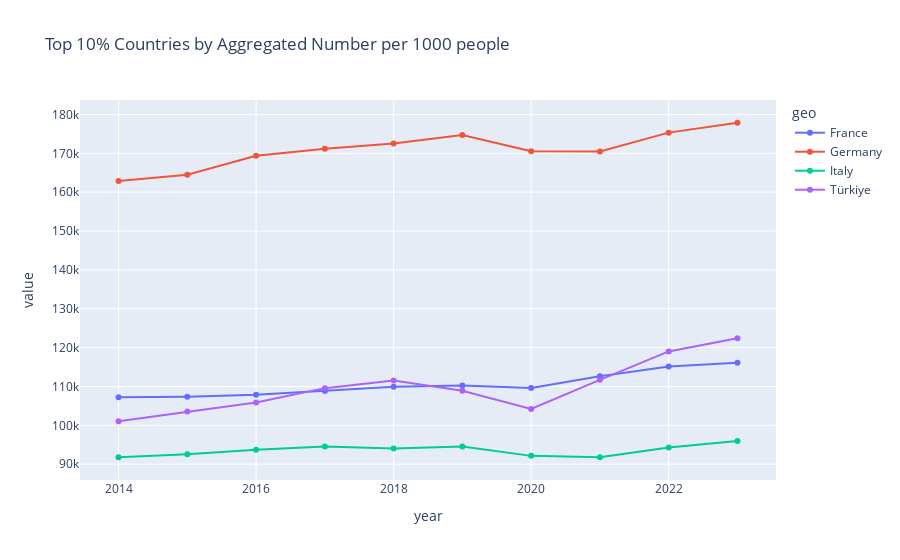
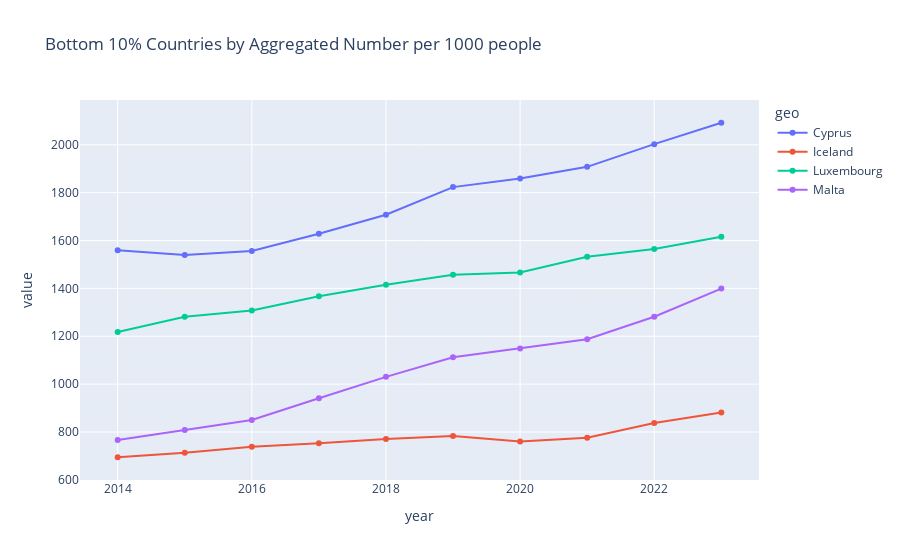

The notebook cell these images were saved under, in order:
### Code cell
import pandas as pd
import plotly.express as px
df = pd.read_csv(r'..\processed_data\employment_by_citizenship_lfsa_egan.csv')

# ignore all rows with total values
df = df[~df['geo'].str.contains('Total')]
value_col = df.columns[-1]
aggregated_obs_values = df.groupby(['geo', 'year'])[value_col].sum()

threshold = 0.25 * df["year"].nunique()

group = df.groupby('geo')

countries_to_remove = []

for geo, group_data in group:
    year_counts = group_data['year'].value_counts()
    missing_counts = df["year"].nunique() - year_counts.count()
    
    if missing_counts > threshold:
        countries_to_remove.append(geo)

df_copy = df[~df['geo'].isin(countries_to_remove)]
aggregated_obs_values = df_copy.groupby(['geo', 'year'])[value_col].sum()

top_threshold = aggregated_obs_values.groupby('geo').mean().quantile(0.9)
top_countries = aggregated_obs_values.groupby('geo').mean()
top_countries = top_countries[top_countries > top_threshold].index
filtered_top_df = aggregated_obs_values.loc[top_countries].reset_index()

bottom_threshold = aggregated_obs_values.groupby('geo').mean().quantile(0.1)
bottom_countries = aggregated_obs_values.groupby('geo').mean()
bottom_countries = bottom_countries[bottom_countries < bottom_threshold].index
filtered_bottom_df = aggregated_obs_values.loc[bottom_countries].reset_index()


fig = px.line(filtered_top_df, x='year', y=[value_col], color='geo', 
              markers=True, title=f'Top 10% Countries by Aggregated {value_col}')
fig.show()

fig = px.line(filtered_bottom_df, x='year', y=[value_col], color='geo', 
              markers=True, title=f'Bottom 10% Countries by Aggregated {value_col}')
fig.show()

### Figure 1 — Plotly figure (JSON) as saved in the notebook; plotly's stock layout.template omitted (floating-point values rounded to 4 significant figures)
{"data": [{"hovertemplate": "geo=France<br>variable=Number per 1000 people<br>year=%{x}<br>value=%{y}<extra></extra>", "legendgroup": "France", "line": {"color": "#636efa", "dash": "solid"}, "marker": {"symbol": "circle"}, "mode": "lines+markers", "name": "France", "orientation": "v", "showlegend": true, "type": "scatter", "x": [2014, 2015, 2016, 2017, 2018, 2019, 2020, 2021, 2022, 2023], "xaxis": "x", "y": [107200.0, 107400.0, 107900.0, 108800.0, 109900.0, 110200.0, 109600.0, 112600.0, 115100.0, 116100.0], "yaxis": "y"}, {"hovertemplate": "geo=Germany<br>variable=Number per 1000 people<br>year=%{x}<br>value=%{y}<extra></extra>", "legendgroup": "Germany", "line": {"color": "#EF553B", "dash": "solid"}, "marker": {"symbol": "circle"}, "mode": "lines+markers", "name": "Germany", "orientation": "v", "showlegend": true, "type": "scatter", "x": [2014, 2015, 2016, 2017, 2018, 2019, 2020, 2021, 2022, 2023], "xaxis": "x", "y": [162900.0, 164500.0, 169300.0, 171200.0, 172500.0, 174700.0, 170500.0, 170500.0, 175300.0, 177900.0], "yaxis": "y"}, {"hovertemplate": "geo=Italy<br>variable=Number per 1000 people<br>year=%{x}<br>value=%{y}<extra></extra>", "legendgroup": "Italy", "line": {"color": "#00cc96", "dash": "solid"}, "marker": {"symbol": "circle"}, "mode": "lines+markers", "name": "Italy", "orientation": "v", "showlegend": true, "type": "scatter", "x": [2014, 2015, 2016, 2017, 2018, 2019, 2020, 2021, 2022, 2023], "xaxis": "x", "y": [91790.0, 92560.0, 93720.0, 94550.0, 94030.0, 94540.0, 92140.0, 91810.0, 94310.0, 95970.0], "yaxis": "y"}, {"hovertemplate": "geo=Türkiye<br>variable=Number per 1000 people<br>year=%{x}<br>value=%{y}<extra></extra>", "legendgroup": "Türkiye", "line": {"color": "#ab63fa", "dash": "solid"}, "marker": {"symbol": "circle"}, "mode": "lines+markers", "name": "Türkiye", "orientation": "v", "showlegend": true, "type": "scatter", "x": [2014, 2015, 2016, 2017, 2018, 2019, 2020, 2021, 2022, 2023], "xaxis": "x", "y": [101000.0, 103500.0, 105900.0, 109600.0, 111500.0, 108900.0, 104200.0, 111700.0, 119000.0, 122400.0], "yaxis": "y"}], "layout": {"legend": {"title": {"text": "geo"}, "tracegroupgap": 0}, "title": {"text": "Top 10% Countries by Aggregated Number per 1000 people"}, "xaxis": {"anchor": "y", "domain": [0, 1], "title": {"text": "year"}}, "yaxis": {"anchor": "x", "domain": [0, 1], "title": {"text": "value"}}}}

### Figure 2 — Plotly figure (JSON) as saved in the notebook; plotly's stock layout.template omitted (floating-point values rounded to 4 significant figures)
{"data": [{"hovertemplate": "geo=Cyprus<br>variable=Number per 1000 people<br>year=%{x}<br>value=%{y}<extra></extra>", "legendgroup": "Cyprus", "line": {"color": "#636efa", "dash": "solid"}, "marker": {"symbol": "circle"}, "mode": "lines+markers", "name": "Cyprus", "orientation": "v", "showlegend": true, "type": "scatter", "x": [2014, 2015, 2016, 2017, 2018, 2019, 2020, 2021, 2022, 2023], "xaxis": "x", "y": [1559.0, 1539.0, 1556.0, 1628.0, 1708.0, 1823.0, 1859.0, 1908.0, 2003.0, 2092.0], "yaxis": "y"}, {"hovertemplate": "geo=Iceland<br>variable=Number per 1000 people<br>year=%{x}<br>value=%{y}<extra></extra>", "legendgroup": "Iceland", "line": {"color": "#EF553B", "dash": "solid"}, "marker": {"symbol": "circle"}, "mode": "lines+markers", "name": "Iceland", "orientation": "v", "showlegend": true, "type": "scatter", "x": [2014, 2015, 2016, 2017, 2018, 2019, 2020, 2021, 2022, 2023], "xaxis": "x", "y": [694.4, 712.7, 737.8, 752.7, 770.8, 783.7, 759.8, 776.3, 837.9, 881.4], "yaxis": "y"}, {"hovertemplate": "geo=Luxembourg<br>variable=Number per 1000 people<br>year=%{x}<br>value=%{y}<extra></extra>", "legendgroup": "Luxembourg", "line": {"color": "#00cc96", "dash": "solid"}, "marker": {"symbol": "circle"}, "mode": "lines+markers", "name": "Luxembourg", "orientation": "v", "showlegend": true, "type": "scatter", "x": [2014, 2015, 2016, 2017, 2018, 2019, 2020, 2021, 2022, 2023], "xaxis": "x", "y": [1218.0, 1282.0, 1308.0, 1368.0, 1415.0, 1457.0, 1467.0, 1532.0, 1565.0, 1615.0], "yaxis": "y"}, {"hovertemplate": "geo=Malta<br>variable=Number per 1000 people<br>year=%{x}<br>value=%{y}<extra></extra>", "legendgroup": "Malta", "line": {"color": "#ab63fa", "dash": "solid"}, "marker": {"symbol": "circle"}, "mode": "lines+markers", "name": "Malta", "orientation": "v", "showlegend": true, "type": "scatter", "x": [2014, 2015, 2016, 2017, 2018, 2019, 2020, 2021, 2022, 2023], "xaxis": "x", "y": [766.1, 808.3, 850.3, 940.7, 1030.0, 1112.0, 1149.0, 1188.0, 1282.0, 1399.0], "yaxis": "y"}], "layout": {"legend": {"title": {"text": "geo"}, "tracegroupgap": 0}, "title": {"text": "Bottom 10% Countries by Aggregated Number per 1000 people"}, "xaxis": {"anchor": "y", "domain": [0, 1], "title": {"text": "year"}}, "yaxis": {"anchor": "x", "domain": [0, 1], "title": {"text": "value"}}}}
